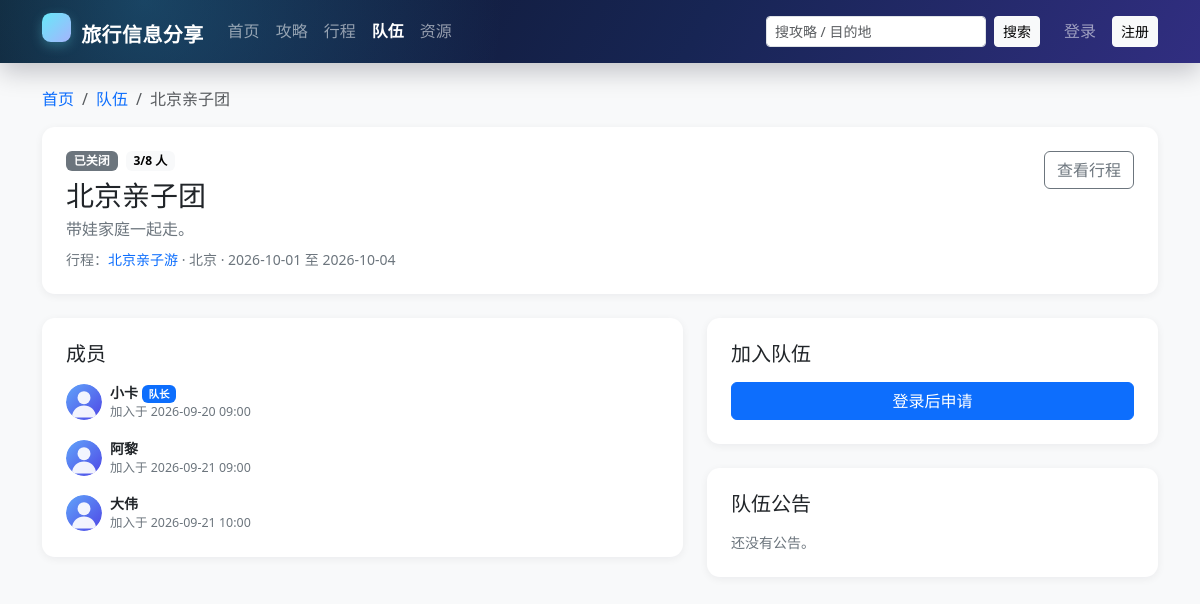
Screenshot of /team.php?id=3 with the database file from the repository.
### tables this page shows
CREATE TABLE `team` (
  `id`              INT UNSIGNED NOT NULL AUTO_INCREMENT,
  `trip_id`         INT UNSIGNED NOT NULL,
  `leader_id`       INT UNSIGNED NOT NULL COMMENT '队长',
  `name`            VARCHAR(100) NOT NULL,
  `max_members`     TINYINT UNSIGNED NOT NULL DEFAULT 10,
  `current_members` TINYINT UNSIGNED NOT NULL DEFAULT 1 COMMENT '含队长',
  `description`     VARCHAR(500) DEFAULT NULL,
  `status`          ENUM('recruiting','full','ongoing','closed') NOT NULL DEFAULT 'recruiting',
  `created_at`      DATETIME NOT NULL DEFAULT CURRENT_TIMESTAMP,
  `updated_at`      DATETIME NOT NULL DEFAULT CURRENT_TIMESTAMP ON UPDATE CURRENT_TIMESTAMP,
  PRIMARY KEY (`id`),
  UNIQUE KEY `uk_team_trip` (`trip_id`),
  KEY `idx_team_status` (`status`,`created_at`),
  KEY `idx_team_leader` (`leader_id`),
  CONSTRAINT `fk_team_trip`   FOREIGN KEY (`trip_id`)   REFERENCES `trip` (`id`) ON DELETE CASCADE ON UPDATE CASCADE,
  CONSTRAINT `fk_team_leader` FOREIGN KEY (`leader_id`) REFERENCES `user` (`id`) ON DELETE RESTRICT ON UPDATE CASCADE,
  CONSTRAINT `chk_team_max` CHECK (`max_members` BETWEEN 2 AND 50),
  CONSTRAINT `chk_team_current` CHECK (`current_members` >= 1 AND `current_members` <= `max_members`)
);

CREATE TABLE `trip` (
  `id`          INT UNSIGNED NOT NULL AUTO_INCREMENT,
  `owner_id`    INT UNSIGNED NOT NULL COMMENT '行程所有者',
  `title`       VARCHAR(100) NOT NULL,
  `destination` VARCHAR(100) NOT NULL,
  `start_date`  DATE NOT NULL,
  `end_date`    DATE NOT NULL,
  `budget`      DECIMAL(12,2) NOT NULL DEFAULT 0.00,
  `cover`       VARCHAR(500) DEFAULT NULL,
  `description` VARCHAR(1000) DEFAULT NULL,
  `visibility`  ENUM('private','team','public') NOT NULL DEFAULT 'private',
  `status`      ENUM('planning','ongoing','finished') NOT NULL DEFAULT 'planning',
  `created_at`  DATETIME NOT NULL DEFAULT CURRENT_TIMESTAMP,
  `updated_at`  DATETIME NOT NULL DEFAULT CURRENT_TIMESTAMP ON UPDATE CURRENT_TIMESTAMP,
  PRIMARY KEY (`id`),
  KEY `idx_trip_owner` (`owner_id`,`status`),
  KEY `idx_trip_destination` (`destination`),
  KEY `idx_trip_start` (`start_date`),
  CONSTRAINT `fk_trip_owner` FOREIGN KEY (`owner_id`) REFERENCES `user` (`id`) ON DELETE RESTRICT ON UPDATE CASCADE,
  CONSTRAINT `chk_trip_dates`  CHECK (`end_date` >= `start_date`),
  CONSTRAINT `chk_trip_budget` CHECK (`budget` >= 0)
);

CREATE TABLE `team_member` (
  `id`           INT UNSIGNED NOT NULL AUTO_INCREMENT,
  `team_id`      INT UNSIGNED NOT NULL,
  `user_id`      INT UNSIGNED NOT NULL,
  `status`       ENUM('pending','approved','rejected','quit','removed') NOT NULL DEFAULT 'pending',
  `apply_reason` VARCHAR(255) DEFAULT NULL,
  `joined_at`    DATETIME DEFAULT NULL,
  `created_at`   DATETIME NOT NULL DEFAULT CURRENT_TIMESTAMP,
  `updated_at`   DATETIME NOT NULL DEFAULT CURRENT_TIMESTAMP ON UPDATE CURRENT_TIMESTAMP,
  PRIMARY KEY (`id`),
  UNIQUE KEY `uk_team_member` (`team_id`,`user_id`),
  KEY `idx_team_member_user` (`user_id`,`status`),
  KEY `idx_team_member_team_status` (`team_id`,`status`),
  CONSTRAINT `fk_team_member_team` FOREIGN KEY (`team_id`) REFERENCES `team` (`id`) ON DELETE CASCADE ON UPDATE CASCADE,
  CONSTRAINT `fk_team_member_user` FOREIGN KEY (`user_id`) REFERENCES `user` (`id`) ON DELETE CASCADE ON UPDATE CASCADE
);

CREATE TABLE `user` (
  `id`            INT UNSIGNED NOT NULL AUTO_INCREMENT COMMENT '用户ID',
  `username`      VARCHAR(50)  NOT NULL                COMMENT '登录名，唯一',
  `password_hash` VARCHAR(255) NOT NULL                COMMENT 'password_hash() 生成的密码散列',
  `nickname`      VARCHAR(50)  NOT NULL                COMMENT '昵称',
  `avatar`        VARCHAR(500) DEFAULT NULL             COMMENT '头像URL',
  `gender`        ENUM('unknown','male','female','other') NOT NULL DEFAULT 'unknown' COMMENT '性别',
  `email`         VARCHAR(100) DEFAULT NULL             COMMENT '邮箱，唯一（可为空）',
  `phone`         VARCHAR(20)  DEFAULT NULL             COMMENT '手机号',
  `intro`         VARCHAR(500) DEFAULT NULL             COMMENT '个人简介',
  `role`          ENUM('user','admin') NOT NULL DEFAULT 'user'   COMMENT '角色',
  `status`        ENUM('active','disabled') NOT NULL DEFAULT 'active' COMMENT '账号状态',
  `created_at`    DATETIME NOT NULL DEFAULT CURRENT_TIMESTAMP,
  `updated_at`    DATETIME NOT NULL DEFAULT CURRENT_TIMESTAMP ON UPDATE CURRENT_TIMESTAMP,
  PRIMARY KEY (`id`),
  UNIQUE KEY `uk_user_username` (`username`),
  UNIQUE KEY `uk_user_email` (`email`),
  KEY `idx_user_role_status` (`role`,`status`),
  KEY `idx_user_nickname` (`nickname`),
  CONSTRAINT `chk_user_username_len` CHECK (CHAR_LENGTH(`username`) BETWEEN 3 AND 50),
  CONSTRAINT `chk_user_nickname_len` CHECK (CHAR_LENGTH(`nickname`) BETWEEN 1 AND 50)
);

### app/db.php (called while the page is built, shortened)
<?php
function db(): PDO
{
    static $pdo = null;
    if ($pdo instanceof PDO) {
        return $pdo;
    }
    $c = config('db');
    $dsn = sprintf(
        'mysql:host=%s;port=%d;dbname=%s;charset=%s',
        $c['host'],
        (int) $c['port'],
        $c['name'],
        $c['charset']
    );
    $pdo = new PDO($dsn, $c['user'], $c['pass'], [
        PDO::ATTR_ERRMODE            => PDO::ERRMODE_EXCEPTION,
        PDO::ATTR_DEFAULT_FETCH_MODE => PDO::FETCH_ASSOC,
        PDO::ATTR_EMULATE_PREPARES   => false,
        PDO::ATTR_STRINGIFY_FETCHES  => false,
    ]);
    $pdo->exec("SET time_zone = '+08:00'");
    return $pdo;
}
function db_all(string $sql, array $params = []): array
{
    $stmt = db()->prepare($sql);
    $stmt->execute($params);
    return $stmt->fetchAll();
}
function db_one(string $sql, array $params = []): ?array
{
    $stmt = db()->prepare($sql);
    $stmt->execute($params);
    $row = $stmt->fetch();
    return $row === false ? null : $row;
}

### app/auth.php (called while the page is built, shortened)
<?php
function current_user(): ?array
{
    if (empty($_SESSION['user_id'])) {
        return null;
    }
    static $cache = [];
    $id = (int) $_SESSION['user_id'];
    $user = db_one(
        'SELECT * FROM `user` WHERE `id` = ? AND `status` = "active" LIMIT 1',
        [$id]
    );
    return $cache[$id] = $user;
}

### public/team.php (the view, shortened to what this page needs)
<?php
$id = (int) query('id');
$team = db_one(
    'SELECT te.*, tr.`title` AS `trip_title`, tr.`destination`, tr.`start_date`, tr.`end_date`, tr.`visibility`,
            tr.`owner_id` AS `trip_owner_id`, u.`nickname` AS `leader_nickname`, u.`avatar` AS `leader_avatar`
     FROM `team` te
     JOIN `trip` tr ON tr.`id` = te.`trip_id`
     JOIN `user` u ON u.`id` = te.`leader_id`
     WHERE te.`id` = ? LIMIT 1',
    [$id]
);
$me = current_user();
$uid = $me !== null ? (int) $me['id'] : 0;
$isLeader = $me !== null && ((int) $team['leader_id'] === $uid || is_admin());
$memberRow = null;
$isApproved = $memberRow !== null && $memberRow['status'] === 'approved';
$members = db_all(
    'SELECT tm.*, u.`nickname`, u.`avatar`, u.`username`
     FROM `team_member` tm JOIN `user` u ON u.`id` = tm.`user_id`
     WHERE tm.`team_id` = ? AND tm.`status` = "approved"
     ORDER BY tm.`joined_at` ASC, tm.`id` ASC',
    [$id]
);
$notices = db_all(
    'SELECT n.*, u.`nickname` AS `publisher_nickname`
     FROM `team_notice` n JOIN `user` u ON u.`id` = n.`publisher_id`
     WHERE n.`team_id` = ? ORDER BY n.`created_at` DESC LIMIT 10',
    [$id]
);
require APP_ROOT . '/app/views/header.php';
?>
<nav aria-label="breadcrumb">
    <ol class="breadcrumb small">
        <li class="breadcrumb-item"><a href="<?= e(url('/index.php')) ?>">首页</a></li>
        <li class="breadcrumb-item"><a href="<?= e(url('/teams.php')) ?>">队伍</a></li>
        <li class="breadcrumb-item active"><?= e($team['name']) ?></li>
    </ol>
</nav>
<div class="card border-0 shadow-sm mb-4">
    <div class="card-body p-4">
        <div class="d-flex flex-column flex-lg-row justify-content-between gap-3">
            <div>
                <div class="d-flex flex-wrap gap-2 mb-2">
                    <?= status_html($team['status']) ?>
                    <span class="badge text-bg-light"><?= (int) $team['current_members'] ?>/<?= (int) $team['max_members'] ?> 人</span>
                </div>
                <h1 class="h3 mb-1"><?= e($team['name']) ?></h1>
                <p class="text-secondary mb-0"><?= e($team['description'] ?? '这个队伍还没有介绍。') ?></p>
                <div class="small text-secondary mt-2">
                    行程：<a href="<?= e(url('/trip.php?id=' . $team['trip_id'])) ?>"><?= e($team['trip_title']) ?></a>
                    · <?= e($team['destination']) ?> · <?= e(format_date($team['start_date'])) ?> 至 <?= e(format_date($team['end_date'])) ?>
                </div>
            </div>
            <div class="d-flex flex-wrap gap-2 align-items-start">
                <a class="btn btn-outline-secondary" href="<?= e(url('/trip.php?id=' . $team['trip_id'])) ?>">查看行程</a>
            </div>
        </div>
    </div>
</div>
<div class="row g-4">
    <div class="col-lg-7">
        <div class="card border-0 shadow-sm mb-4">
            <div class="card-body p-4">
                <h2 class="h5 mb-3">成员</h2>
                <div class="vstack gap-3">
                    <?php foreach ($members as $m): ?>
                        <div class="d-flex align-items-center gap-2">
                            <img src="<?= e(avatar_url($m['avatar'])) ?>" class="rounded-circle" width="36" height="36" alt="">
                            <div class="flex-grow-1">
                                <div class="fw-semibold small"><?= e($m['nickname']) ?> <?php if ((int) $m['user_id'] === (int) $team['leader_id']): ?><span class="badge text-bg-primary">队长</span><?php endif; ?></div>
                                <div class="text-secondary" style="font-size:.78rem">加入于 <?= e(format_dt($m['joined_at'])) ?></div>
                            </div>
                        </div>
                    <?php endforeach; ?>
                </div>
            </div>
        </div>
    </div>
    <div class="col-lg-5">
        <div class="card border-0 shadow-sm mb-4">
            <div class="card-body p-4">
                <h2 class="h5 mb-3">加入队伍</h2>
                <?php if ($me === null): ?>
                    <a class="btn btn-primary w-100" href="<?= e(url('/login.php?next=' . urlencode('/team.php?id=' . $id))) ?>">登录后申请</a>
                <?php elseif ($isLeader): ?>
                    <div class="alert alert-light border small mb-0">你是队长，可以审核申请和管理成员。</div>
                <?php else: ?>
                    <div class="alert alert-light border small mb-0">队伍当前不可申请。</div>
                <?php endif; ?>
            </div>
        </div>
        <div class="card border-0 shadow-sm">
            <div class="card-body p-4">
                <h2 class="h5 mb-3">队伍公告</h2>
                <?php if (!$notices): ?><div class="text-secondary small">还没有公告。</div><?php endif; ?>
            </div>
        </div>
    </div>
</div>
<?php require APP_ROOT . '/app/views/footer.php'; ?>

### public/assets/style.css (style rules this page uses)
:root { --brand: #0d6efd; --ink: #1f2937; --muted: #6b7280; }
body { background: #f5f7fa; color: var(--ink); }
a { text-decoration: none; }
.card { border-radius: .8rem; }
.shadow-sm { box-shadow: 0 .125rem .5rem rgba(15, 23, 42, .06) !important; }

### rows the page displays
team: name "北京亲子团", current_members "3", max_members "8", description "带娃家庭一起走。", trip.title "北京亲子游", trip.destination "北京", trip.start_date "2026-10-01", trip.end_date "2026-10-04"
team_member: user.nickname "小卡", shows "队长", joined_at "2026-09-20 09:00"
team_member: user.nickname "阿黎", joined_at "2026-09-21 09:00"
team_member: user.nickname "大伟", joined_at "2026-09-21 10:00"

### other values shown
$label "已关闭"
